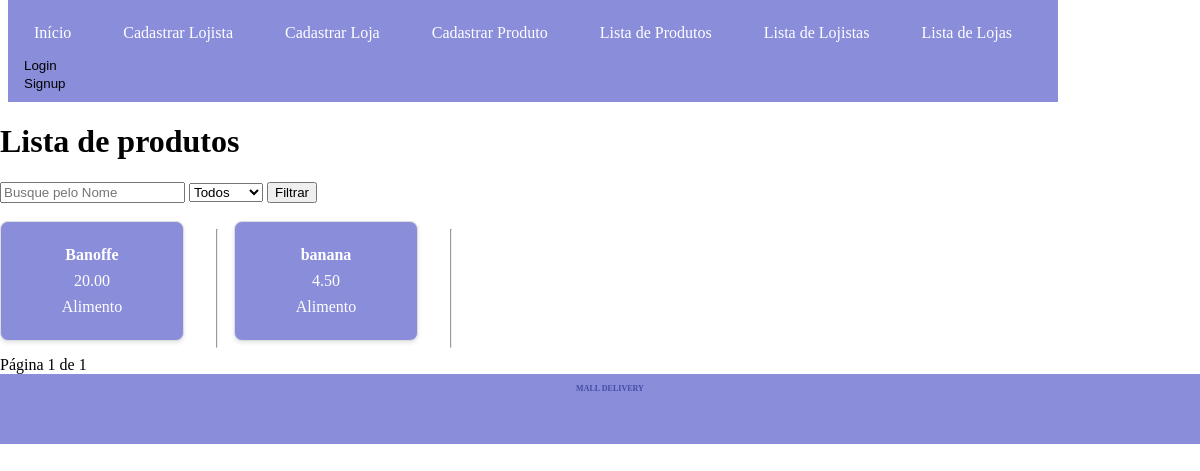
Before: / with the older database file.
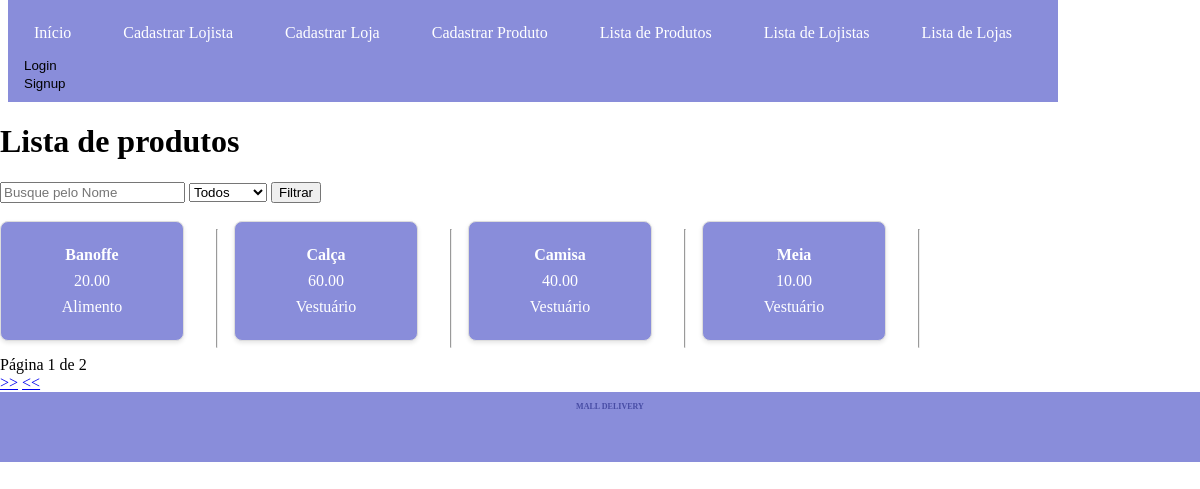
After: the same page with the newer database file.
### app_mall/models.py (models this page shows, shortened)
class Produto(models.Model):
    nome = models.CharField(max_length=255)
    descricao = models.TextField(blank=True, null=True)
    preco = models.DecimalField(max_digits=10, decimal_places=2)
    estoque = models.PositiveIntegerField()
    categoria = models.CharField(max_length=100)
    loja = models.ForeignKey(Loja, related_name='loja', on_delete=models.CASCADE)

### app_mall/views.py (the view)
# urls.py: path('', feed_produtos, name='feed_produtos'),
def feed_produtos(request):
    produto = Produto.objects.all()
    categoria = Produto.objects.values_list('categoria', flat=True).distinct()
    query = request.GET.get('search')
    sort_by = request.GET.get('sort_by', 'nome')  # Default sort field is 'nome'
    filter_by = request.GET.get('categoria', None)  # Default filter field is None
    if query:
        produto_list = Produto.objects.filter(Q(nome__icontains=query))
    else:
        produto_list = Produto.objects.all()
    if filter_by:
        produto_list = produto_list.filter(categoria=filter_by)
    produto_list = produto_list.order_by(sort_by)
    paginator = Paginator(produto_list, 4)  # Show 10 empregados per page.
    page_number = request.GET.get('page')
    produto = paginator.get_page(page_number)
    return render(request, 'app_mall/index.html', {'produtos': produto, 'categorias': categoria})

### app_mall/templates/app_mall/index.html (shortened to what this page needs)
{% extends "base.html" %}
{% block content %}
<h1>Lista de produtos</h1>
<form method="GET" action="">
    <input type="text" name="search" placeholder="Busque pelo Nome">
    <select name="categoria">
        <option value="">Todos</option>
    </select>
    <input type="submit" value="Filtrar">
</form>
<br>
<div class="container">
  <table>
    <tbody>
        <div class="cards-container">
            {% for produto in produtos %}
            <div class="card">
                <a href="{% url 'produto_detalhe' produto.pk %}">
                <p><b>{{ produto.nome }}</b></p>
                <p>{{ produto.preco }}</p>
                <p>{{ produto.categoria }}</p>
            </div>
        <hr>
    {% endfor %}
    </tbody>
  </table>
</div>
<span>Página {{ produtos.number }} de {{ produtos.paginator.num_pages }}</span>
{% if produtos.has_next %}
<br>
<a href="?page={{ produtos.next_page_number }}">>></a>
<a href="?page={{ produtos.paginator.num_pages }}"><<</a>
{% endif %} {% endblock %}

### app_mall/templates/base.html (shortened to what this page needs)
<!doctype html>
<html lang="en">
<head>
    <link rel="stylesheet" href="https://cdn.simplecss.org/simple.min.css">
</head>
<body>
    <header>
        <nav>
            <ul>
                <li><a href="{% url "index" %}">Início</a></li>
                <li><a href="{% url "cadastro_lojista" %}">Cadastrar Lojista</a></li>
                <li><a href="{% url "cadastro_loja" %}">Cadastrar Loja</a></li>
                <li><a href="{% url "add_produto" %}">Cadastrar Produto</a></li>
                <li><a href="{% url "lista_produtos" %}">Lista de Produtos</a></li>
                <li><a href="{% url "lista_lojista" %}">Lista de Lojistas</a></li>
                <li><a href="{% url "lista_loja" %}">Lista de Lojas</a></li>
                {% if user.is_authenticated %}
                    <li><a href="{% url 'profile' %}">Perfil</a></li>
                    <li>
                        <form method="post" action="{% url 'logout' %}">
                            {% csrf_token %}
                            <button type="submit">Logout</button>
                        </form>
                    </li>
                {% else %}
                    <div class="area-login">
                        <form method="GET" action="{% url 'login' %}">
                            <button type="submit">Login</button>
                        </form>
                        <form method="GET" action="{% url 'signup' %}">
                            <button type="submit">Signup</button>
                        </form>
                    </div>
                {% endif %}
            </ul>
        </nav>
    </header>
    <div>
        {% block content %}{% endblock %}
    </div>
    <footer>
        <h6>MALL DELIVERY</h6>
    </footer>
</body>
</html>

### app_mall/templates/base.html (style rules this page uses)
body { width: 100%; display: ruby; }
body>header { padding: 0%; background-color: #898dda; }
nav { background-color: #898dda; color: rgb(255, 255, 255); padding: 10px; }
nav ul { list-style-type: none; margin: 0; padding: 0; overflow: hidden; }
nav ul li { float: left; margin-right: 20px; }
nav ul li a { display: block; color: white; text-align: center; padding: 14px 16px; text-decoration: none; border: #474ca4; }
button { background-color: #898dda; border: #474ca4; }
footer { background-color: #898dda; text-align: center; padding: 10px; bottom: 0; width: 100%; height: 50px; font-size: 12px; margin: 0; }
footer h6 { color: #474ca4; margin-top: 0; }

### app_mall/templates/app_mall/index.html (style rules this page uses)
.container { display: flex; flex-wrap: wrap; justify-content: center; }
.cards-container { display: flex; flex-wrap: wrap; gap: 16px; justify-content: center; }
.card { background-color: #898dda; border: 1px solid #ddd; border-radius: 8px; box-shadow: 0 2px 4px rgba(0, 0, 0, 0.1); padding: 16px; width: 150px; text-align: center; transition: transform 0.2s ease-in-out; margin-bottom: 15px; }
.card p { margin: 8px 0; color: #fff; }
.card a { text-decoration: none; color: inherit; }

Changed rows visible on the page:
no longer on this page (row unchanged): Produto: nome "banana", preco "4.50", categoria "Alimento"
added Produto: nome "Calça", preco "60.00", categoria "Vestuário"
added Produto: nome "Camisa", preco "40.00", categoria "Vestuário"
added Produto: nome "Meia", preco "10.00", categoria "Vestuário"
Other visible differences:
{{ produtos.paginator.num_pages }}: "1" → "2"
